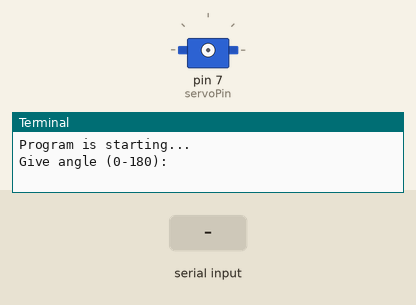
A program run on a simulated Raspberry Pi (header pin numbers). Parts: servo, the last lines printed to the terminal. The test bench sets the inputs (shaded band). Servo angles are drawn from the pulse width (0.5 ms = 0°, 2.5 ms = 180°).

Above: at 1.2 s.
1.3 s: "5" typed at the terminal, then Enter
2.8 s: "90" typed at the terminal, then Enter
At 4.0 s:
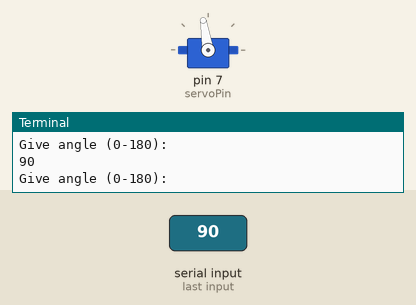
4.3 s: "200" typed at the terminal, then Enter
At 5.2 s:
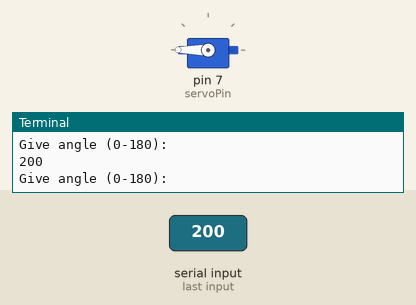
Timing chart, 0 to 7.3 s (numbered marks = the images above; inputs shaded):
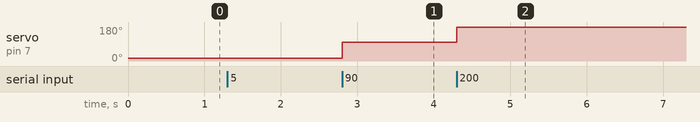

Measured:
- after the input at 2.8 s, servo on pin 7 (servoPin): 14° → 99° at once
- after the input at 4.3 s, servo on pin 7 (servoPin): 99° → 180° at once

The program:

Servo_-_Set_to_input_value.py
```python
import RPi.GPIO as GPIO
import time
OFFSE_DUTY = 0.5        #define pulse offset of servo
SERVO_MIN_DUTY = 2.5+OFFSE_DUTY     #define pulse duty cycle for minimum angle of servo
SERVO_MAX_DUTY = 12.5+OFFSE_DUTY    #define pulse duty cycle for maximum angle of servo
servoPin = 7

def map( value, fromLow, fromHigh, toLow, toHigh):
    return (toHigh-toLow)*(value-fromLow) / (fromHigh-fromLow) + toLow

def setup():
    global p
    GPIO.setmode(GPIO.BOARD)       # Numbers GPIOs by physical location
    GPIO.setup(servoPin, GPIO.OUT)   # Set servoPin's mode is output
    GPIO.output(servoPin, GPIO.LOW)  # Set servoPin to low

    p = GPIO.PWM(servoPin, 50)     # set Frequece to 50Hz
    p.start(0)                     # Duty Cycle = 0

def servoWrite(angle):      # make the servo rotate to specific angle (0-180 degrees)
    if(angle<0):
        angle = 0
    elif(angle > 180):
        angle = 180
    p.ChangeDutyCycle(map(angle,0,180,SERVO_MIN_DUTY,SERVO_MAX_DUTY))#map the angle to duty cycle and output it

def loop():
    while True:
        angle = float(input('Give angle (0-180): '))
        servoWrite(angle)

def destroy():
    p.ChangeDutyCycle(map(0,0,180,SERVO_MIN_DUTY,SERVO_MAX_DUTY))
    time.sleep(.5)
    p.stop()
    GPIO.cleanup()

if __name__ == '__main__':     #Program start from here
    print ('Program is starting...')
    setup()
    try:
        loop()
    except KeyboardInterrupt:  # When 'Ctrl+C' is pressed, the child program destroy() will be  executed.
        destroy()
```
